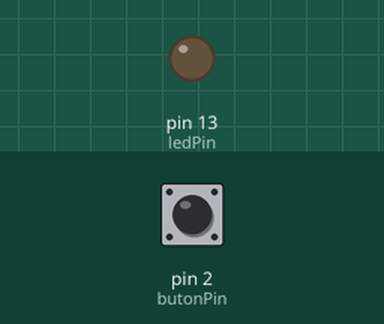
Recording of a sketch running on a simulated Arduino Uno, built with avr-gcc and run on an emulated ATmega328P. On the bench: output pins drawn as LEDs (lit = HIGH). Inputs (shaded band) come from the test bench; at power-on: pin 2 (butonPin) LOW.

Above: at 1.2 s.
1.3 s: pin 2 (butonPin) pulled HIGH for 0.15 s
At 1.37 s:
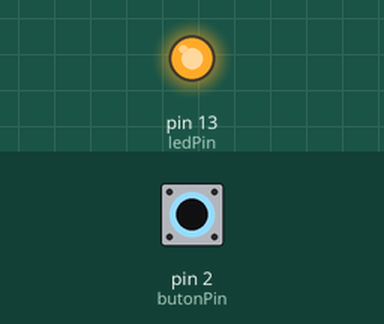
2.9 s: pin 2 (butonPin) pulled HIGH for 3.2 s
At 7.2 s:
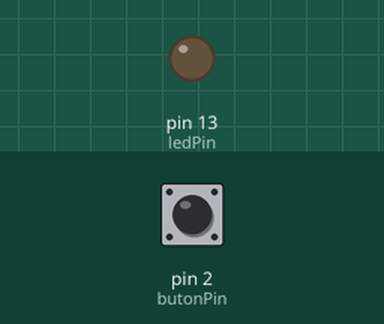
Timing chart, 0 to 8.7 s (numbered marks = the images above; inputs shaded):
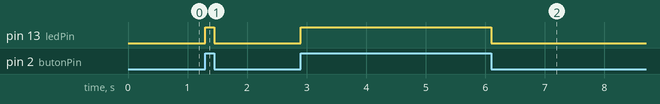

The sketch:

02_ButonVeLed.ino
```cpp
/*
 Pin 2'ye bağlı bir düğmeye basarken,
 dijital pin 13'e bağlı bir LED'i açar ve kapatır.

  Devre:
  * Pin 13'ten toprağa bağlı LED
  * Pin 2'ye +5V'dan basılan buton
  * Pin 2'ye topraktan direnç bağlanmış

 */

// const int; Sabittirler ve değiştirilemez değişkendirler. Yani bize bağımlı bir değiken olurlar.

const int butonPin = 2;     // Pin 2'ye bağlı buton
const int ledPin =  13;      // Pin 13'e bağlı LED

// Değer alacak değişkenimiz:

int butonDurum = 0;         // buton durumunu kaydetmek için değişken

void setup() {
  pinMode(ledPin, OUTPUT);  // LED pinini çıkış olarak ayarlayalım:
  pinMode(butonPin, INPUT);  // Buton pinini bir giriş olarak ayarlayalım:
}

void loop() {
  butonDurum = digitalRead(butonPin); // buton değerinin durumunu okuyalım:

  //if durumu butona basılıp basılmadığını kontrol eder. öyleyse, butonDurum HIGH yapar:
  if (butonDurum == HIGH) {
    // LED'i yakar:
    digitalWrite(ledPin, HIGH);
  } else {
    // LED'i söndürür:
    digitalWrite(ledPin, LOW);
  }
}
```

Measured:
- after the input at 1.3 s, pin 13 (ledPin): LOW → HIGH at once, → LOW 0.15 s later
- after the input at 2.9 s, pin 13 (ledPin): LOW → HIGH at once, → LOW 3.2 s later
